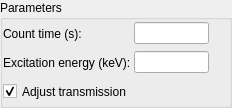
<?xml version="1.0" encoding="UTF-8"?>
<ui version="4.0">
 <class>xrf_form</class>
 <widget class="QWidget" name="xrf_form">
  <property name="geometry">
   <rect>
    <x>0</x>
    <y>0</y>
    <width>232</width>
    <height>105</height>
   </rect>
  </property>
  <property name="windowTitle">
   <string>Form</string>
  </property>
  <layout class="QGridLayout" name="gridLayout_3">
   <property name="margin">
    <number>0</number>
   </property>
   <property name="spacing">
    <number>2</number>
   </property>
   <item row="0" column="0">
    <widget class="QGroupBox" name="xrf_parameters_groupbox">
     <property name="enabled">
      <bool>true</bool>
     </property>
     <property name="title">
      <string>Parameters</string>
     </property>
     <layout class="QGridLayout" name="gridLayout_2">
      <property name="margin">
       <number>0</number>
      </property>
      <property name="spacing">
       <number>2</number>
      </property>
      <item row="0" column="0">
       <layout class="QGridLayout" name="gridLayout" rowstretch="0,0,0">
        <property name="margin">
         <number>0</number>
        </property>
        <property name="spacing">
         <number>2</number>
        </property>
        <item row="0" column="1">
         <widget class="QLineEdit" name="count_time_ledit">
          <property name="maximumSize">
           <size>
            <width>75</width>
            <height>16777215</height>
           </size>
          </property>
          <property name="autoFillBackground">
           <bool>false</bool>
          </property>
         </widget>
        </item>
        <item row="1" column="0">
         <widget class="QLabel" name="excitation_energy_label">
          <property name="minimumSize">
           <size>
            <width>0</width>
            <height>27</height>
           </size>
          </property>
          <property name="maximumSize">
           <size>
            <width>16777215</width>
            <height>27</height>
           </size>
          </property>
          <property name="text">
           <string>Excitation energy (keV):</string>
          </property>
         </widget>
        </item>
        <item row="1" column="1">
         <widget class="QLineEdit" name="excitation_energy_ledit">
          <property name="maximumSize">
           <size>
            <width>75</width>
            <height>16777215</height>
           </size>
          </property>
         </widget>
        </item>
        <item row="2" column="0">
         <widget class="QCheckBox" name="adjust_transmission_cbox">
          <property name="minimumSize">
           <size>
            <width>0</width>
            <height>27</height>
           </size>
          </property>
          <property name="maximumSize">
           <size>
            <width>16777215</width>
            <height>27</height>
           </size>
          </property>
          <property name="text">
           <string>Adjust transmission</string>
          </property>
          <property name="checked">
           <bool>true</bool>
          </property>
         </widget>
        </item>
        <item row="0" column="0">
         <widget class="QLabel" name="count_time_label">
          <property name="minimumSize">
           <size>
            <width>0</width>
            <height>27</height>
           </size>
          </property>
          <property name="maximumSize">
           <size>
            <width>16777215</width>
            <height>27</height>
           </size>
          </property>
          <property name="text">
           <string>Count time (s):</string>
          </property>
         </widget>
        </item>
        <item row="2" column="1">
         <spacer name="horizontalSpacer">
          <property name="orientation">
           <enum>Qt::Horizontal</enum>
          </property>
          <property name="sizeHint" stdset="0">
           <size>
            <width>40</width>
            <height>20</height>
           </size>
          </property>
         </spacer>
        </item>
       </layout>
      </item>
     </layout>
    </widget>
   </item>
  </layout>
 </widget>
 <resources/>
 <connections/>
</ui>
